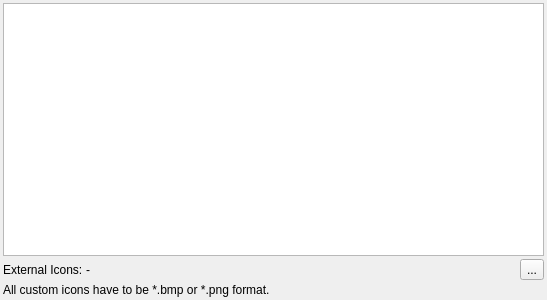
<?xml version="1.0" encoding="UTF-8"?>
<ui version="4.0">
 <class>IWptIconDialog</class>
 <widget class="QDialog" name="IWptIconDialog">
  <property name="geometry">
   <rect>
    <x>0</x>
    <y>0</y>
    <width>547</width>
    <height>300</height>
   </rect>
  </property>
  <property name="windowTitle">
   <string>Icons...</string>
  </property>
  <layout class="QVBoxLayout" name="verticalLayout">
   <property name="spacing">
    <number>3</number>
   </property>
   <property name="leftMargin">
    <number>3</number>
   </property>
   <property name="topMargin">
    <number>3</number>
   </property>
   <property name="rightMargin">
    <number>3</number>
   </property>
   <property name="bottomMargin">
    <number>3</number>
   </property>
   <item>
    <widget class="QListWidget" name="listWidget">
     <property name="iconSize">
      <size>
       <width>22</width>
       <height>22</height>
      </size>
     </property>
    </widget>
   </item>
   <item>
    <layout class="QHBoxLayout" name="horizontalLayout">
     <property name="spacing">
      <number>3</number>
     </property>
     <property name="leftMargin">
      <number>0</number>
     </property>
     <property name="topMargin">
      <number>0</number>
     </property>
     <property name="rightMargin">
      <number>0</number>
     </property>
     <property name="bottomMargin">
      <number>0</number>
     </property>
     <item>
      <widget class="QLabel" name="label_2">
       <property name="sizePolicy">
        <sizepolicy hsizetype="Maximum" vsizetype="Preferred">
         <horstretch>0</horstretch>
         <verstretch>0</verstretch>
        </sizepolicy>
       </property>
       <property name="text">
        <string>External Icons:</string>
       </property>
      </widget>
     </item>
     <item>
      <widget class="QLabel" name="labelIconPath">
       <property name="text">
        <string>-</string>
       </property>
      </widget>
     </item>
     <item>
      <widget class="QToolButton" name="toolPath">
       <property name="text">
        <string>...</string>
       </property>
       <property name="icon">
        <iconset resource="../resources.qrc">
         <normaloff>:/icons/32x32/PathBlue.png</normaloff>:/icons/32x32/PathBlue.png</iconset>
       </property>
      </widget>
     </item>
    </layout>
   </item>
   <item>
    <widget class="QLabel" name="label">
     <property name="text">
      <string>All custom icons have to be *.bmp or *.png format.</string>
     </property>
    </widget>
   </item>
  </layout>
 </widget>
 <resources>
  <include location="../resources.qrc"/>
 </resources>
 <connections/>
</ui>
